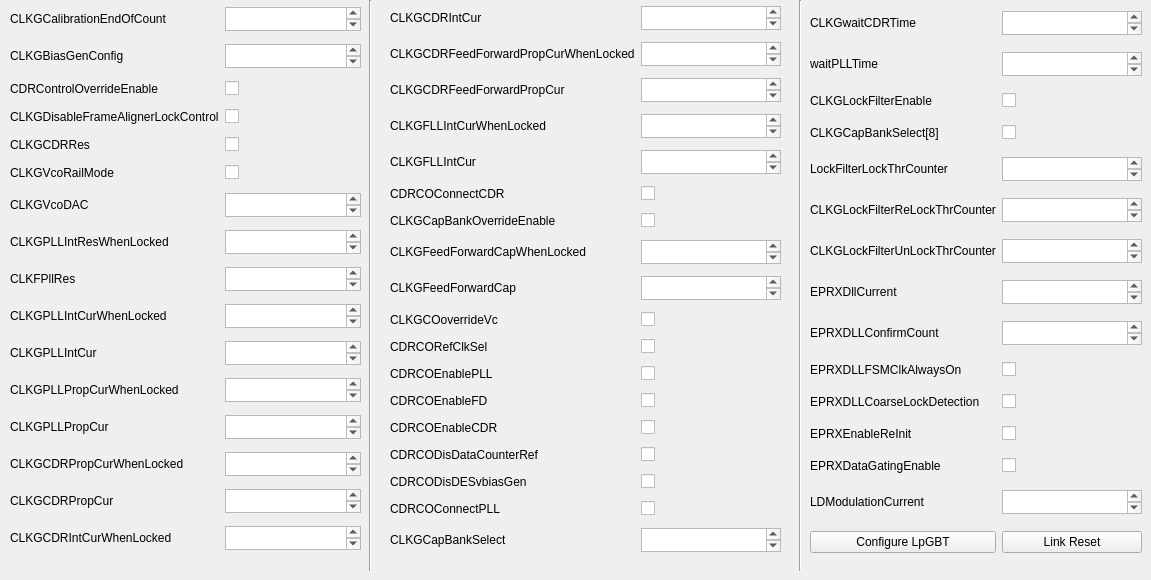
      <widget class="QWidget" name="Addr3257Tab">
       <attribute name="title">
        <string>2.1-2.3</string>
       </attribute>
       <widget class="QWidget" name="gridLayoutWidget_3">
        <property name="geometry">
         <rect>
          <x>10</x>
          <y>0</y>
          <width>351</width>
          <height>571</height>
         </rect>
        </property>
        <layout class="QGridLayout" name="gridLayout">
         <item row="6" column="1">
          <widget class="QPlainTextEdit" name="lpgbtclkgconfig1CLKGVcoDACBox">
           <property name="maximumSize">
            <size>
             <width>16777215</width>
             <height>24</height>
            </size>
           </property>
          </widget>
         </item>
         <item row="13" column="1">
          <widget class="QPlainTextEdit" name="lpgbtclkgcdrpropcurPropCurWhenLockedBox">
           <property name="maximumSize">
            <size>
             <width>16777215</width>
             <height>24</height>
            </size>
           </property>
          </widget>
         </item>
         <item row="5" column="1">
          <widget class="QCheckBox" name="lpgbtclkgconfig1CLKGVcoRailModeBox">
           <property name="text">
            <string/>
           </property>
          </widget>
         </item>
         <item row="6" column="0">
          <widget class="QLabel" name="lpgbtconfig1CLKGVcoDACLabel">
           <property name="text">
            <string>CLKGVcoDAC</string>
           </property>
          </widget>
         </item>
         <item row="3" column="0">
          <widget class="QLabel" name="lpgbtclkgconfig0CLKGDisablFrameAlignerLockControlLabel">
           <property name="text">
            <string>CLKGDisableFrameAlignerLockControl</string>
           </property>
          </widget>
         </item>
         <item row="4" column="0">
          <widget class="QLabel" name="lpgbtclkgconfig1CLKGCDRResLabel">
           <property name="text">
            <string>CLKGCDRRes</string>
           </property>
          </widget>
         </item>
         <item row="3" column="1">
          <widget class="QCheckBox" name="lpgbtclkgconfig1CLKGDisableFrameAlignerLockControlBox">
           <property name="text">
            <string/>
           </property>
          </widget>
         </item>
         <item row="13" column="0">
          <widget class="QLabel" name="lpgbtCLKGCDRPropCurWhenLockedLabel">
           <property name="text">
            <string>CLKGCDRPropCurWhenLocked</string>
           </property>
          </widget>
         </item>
         <item row="5" column="0">
          <widget class="QLabel" name="lpgbtclkgconfig1CLKGVcoRailModeLabel">
           <property name="text">
            <string>CLKGVcoRailMode</string>
           </property>
          </widget>
         </item>
         <item row="4" column="1">
          <widget class="QCheckBox" name="lpgbtclkgconfig1CLKGCDRResBox">
           <property name="text">
            <string/>
           </property>
          </widget>
         </item>
         <item row="2" column="0">
          <widget class="QLabel" name="lpgbtclkgconfig1CDRControlOverrideEnableLabel">
           <property name="text">
            <string>CDRControlOverrideEnable</string>
           </property>
          </widget>
         </item>
         <item row="0" column="0">
          <widget class="QLabel" name="lpgbtclkgconfig0CLKGCalibrationEndOfCountLabel">
           <property name="text">
            <string>CLKGCalibrationEndOfCount</string>
           </property>
          </widget>
         </item>
         <item row="2" column="1">
          <widget class="QCheckBox" name="lpgbtclkgconfig1CDRControlOverrideEnableBox">
           <property name="text">
            <string/>
           </property>
          </widget>
         </item>
         <item row="1" column="1">
          <widget class="QPlainTextEdit" name="lpgbtclkgconfig0CLKGBiasGenConfigBox">
           <property name="maximumSize">
            <size>
             <width>16777215</width>
             <height>24</height>
            </size>
           </property>
          </widget>
         </item>
         <item row="10" column="1">
          <widget class="QPlainTextEdit" name="lpgbtclkgpllintcurIntCurBox">
           <property name="maximumSize">
            <size>
             <width>16777215</width>
             <height>24</height>
            </size>
           </property>
          </widget>
         </item>
         <item row="14" column="1">
          <widget class="QPlainTextEdit" name="lpgbtclkgcdrpropcurPropCurBox">
           <property name="maximumSize">
            <size>
             <width>16777215</width>
             <height>24</height>
            </size>
           </property>
          </widget>
         </item>
         <item row="11" column="0">
          <widget class="QLabel" name="CLKGPLLPropCurWhenLockedLabel">
           <property name="text">
            <string>CLKGPLLPropCurWhenLocked</string>
           </property>
          </widget>
         </item>
         <item row="11" column="1">
          <widget class="QPlainTextEdit" name="lpgbtclkgpllpropcurPropCurWhenLockedBox">
           <property name="maximumSize">
            <size>
             <width>16777215</width>
             <height>24</height>
            </size>
           </property>
          </widget>
         </item>
         <item row="14" column="0">
          <widget class="QLabel" name="lpgbtCLKGCDRPropCurLabel">
           <property name="text">
            <string>CLKGCDRPropCur</string>
           </property>
          </widget>
         </item>
         <item row="7" column="0">
          <widget class="QLabel" name="lpgbtclkgpllresCLKGPLLIntResWhenLockedLabel">
           <property name="text">
            <string>CLKGPLLIntResWhenLocked</string>
           </property>
          </widget>
         </item>
         <item row="8" column="0">
          <widget class="QLabel" name="lpgbtclkgpllresCLKFPllResLabel">
           <property name="text">
            <string>CLKFPllRes</string>
           </property>
          </widget>
         </item>
         <item row="7" column="1">
          <widget class="QPlainTextEdit" name="lpgbtclkgpllresCLKGPLLIntResWhenLockedBox">
           <property name="maximumSize">
            <size>
             <width>16777215</width>
             <height>24</height>
            </size>
           </property>
          </widget>
         </item>
         <item row="9" column="0">
          <widget class="QLabel" name="lpgbtclkgpllintcurIntCurWhenLockedLabel">
           <property name="text">
            <string>CLKGPLLIntCurWhenLocked</string>
           </property>
          </widget>
         </item>
         <item row="12" column="0">
          <widget class="QLabel" name="lpgbtCLKGPLLPropCurLabel">
           <property name="maximumSize">
            <size>
             <width>16777215</width>
             <height>24</height>
            </size>
           </property>
           <property name="text">
            <string>CLKGPLLPropCur</string>
           </property>
          </widget>
         </item>
         <item row="12" column="1">
          <widget class="QPlainTextEdit" name="lpgbtclkgpllpropcurPropCurBox">
           <property name="maximumSize">
            <size>
             <width>16777215</width>
             <height>24</height>
            </size>
           </property>
          </widget>
         </item>
         <item row="10" column="0">
          <widget class="QLabel" name="lpgbtCLKGPLLIntCurLabel">
           <property name="text">
            <string>CLKGPLLIntCur</string>
           </property>
          </widget>
         </item>
         <item row="9" column="1">
          <widget class="QPlainTextEdit" name="lpgbtclkgpllintcurIntCurWhenLockedBox">
           <property name="maximumSize">
            <size>
             <width>16777215</width>
             <height>24</height>
            </size>
           </property>
          </widget>
         </item>
         <item row="8" column="1">
          <widget class="QPlainTextEdit" name="lpgbtclkgpllresCLKFPllResBox">
           <property name="maximumSize">
            <size>
             <width>16777215</width>
             <height>24</height>
            </size>
           </property>
          </widget>
         </item>
         <item row="1" column="0">
          <widget class="QLabel" name="lpgbtclkgconfig0CLKGBiasGenConfigLabel">
           <property name="text">
            <string>CLKGBiasGenConfig</string>
           </property>
          </widget>
         </item>
         <item row="0" column="1">
          <widget class="QPlainTextEdit" name="lpgbtclkgconfig0CLKGCalibrationEndOfCountBox">
           <property name="maximumSize">
            <size>
             <width>16777215</width>
             <height>24</height>
            </size>
           </property>
          </widget>
         </item>
         <item row="15" column="0">
          <widget class="QLabel" name="lpgbtclkgcdrintcurIntCurWhenLockedLabel">
           <property name="text">
            <string>CLKGCDRIntCurWhenLocked</string>
           </property>
          </widget>
         </item>
         <item row="15" column="1">
          <widget class="QPlainTextEdit" name="lpgbtclkgcdrintcurIntCurWhenLockedBox">
           <property name="maximumSize">
            <size>
             <width>16777215</width>
             <height>24</height>
            </size>
           </property>
          </widget>
         </item>
        </layout>
       </widget>
       <widget class="Line" name="line_3">
        <property name="geometry">
         <rect>
          <x>790</x>
          <y>0</y>
          <width>21</width>
          <height>571</height>
         </rect>
        </property>
        <property name="orientation">
         <enum>Qt::Vertical</enum>
        </property>
       </widget>
       <widget class="Line" name="line_2">
        <property name="geometry">
         <rect>
          <x>360</x>
          <y>0</y>
          <width>20</width>
          <height>571</height>
         </rect>
        </property>
        <property name="orientation">
         <enum>Qt::Vertical</enum>
        </property>
       </widget>
       <widget class="QWidget" name="gridLayoutWidget_4">
        <property name="geometry">
         <rect>
          <x>390</x>
          <y>0</y>
          <width>391</width>
          <height>571</height>
         </rect>
        </property>
        <layout class="QGridLayout" name="gridLayout_3">
         <item row="8" column="0">
          <widget class="QLabel" name="lpgbtCLKGFeedForwardCapLabel">
           <property name="text">
            <string>CLKGFeedForwardCap</string>
           </property>
          </widget>
         </item>
         <item row="14" column="1">
          <widget class="QCheckBox" name="lpgbtclkgcntoverrideCDRCODisDataCounterRefBox">
           <property name="text">
            <string/>
           </property>
          </widget>
         </item>
         <item row="7" column="0">
          <widget class="QLabel" name="lpgbtCLKGFeedForwardCapWhenLockedLabel">
           <property name="text">
            <string>CLKGFeedForwardCapWhenLocked</string>
           </property>
          </widget>
         </item>
         <item row="4" column="1">
          <widget class="QPlainTextEdit" name="lpgbtclkgfllintcurIntCurBox">
           <property name="maximumSize">
            <size>
             <width>16777215</width>
             <height>24</height>
            </size>
           </property>
          </widget>
         </item>
         <item row="6" column="0">
          <widget class="QLabel" name="lpgbtCLKGCapBankOverrideEnableLabel">
           <property name="text">
            <string>CLKGCapBankOverrideEnable</string>
           </property>
          </widget>
         </item>
         <item row="7" column="1">
          <widget class="QPlainTextEdit" name="lpgbtclkgffcapCLKGFeedForwardCapWhenLockedBox">
           <property name="maximumSize">
            <size>
             <width>16777215</width>
             <height>24</height>
            </size>
           </property>
          </widget>
         </item>
         <item row="4" column="0">
          <widget class="QLabel" name="lpgbtCLKGFLLIntCurLabel">
           <property name="text">
            <string>CLKGFLLIntCur</string>
           </property>
          </widget>
         </item>
         <item row="1" column="1">
          <widget class="QPlainTextEdit" name="lpgbtclkgcdrffpropcurPropCurWhenLockedBox">
           <property name="maximumSize">
            <size>
             <width>16777215</width>
             <height>24</height>
            </size>
           </property>
          </widget>
         </item>
         <item row="9" column="0">
          <widget class="QLabel" name="lpgbtCLKGCOoverrideVcLabel">
           <property name="text">
            <string>CLKGCOoverrideVc</string>
           </property>
          </widget>
         </item>
         <item row="1" column="0">
          <widget class="QLabel" name="lpgbtCLKGCDRFeedForwardPropCurWhenLockedLabel">
           <property name="text">
            <string>CLKGCDRFeedForwardPropCurWhenLocked</string>
           </property>
          </widget>
         </item>
         <item row="15" column="0">
          <widget class="QLabel" name="label_12">
           <property name="text">
            <string>CDRCODisDESvbiasGen</string>
           </property>
          </widget>
         </item>
         <item row="5" column="1">
          <widget class="QCheckBox" name="lpgbtclkgffcapCDRCOConnectCDRBox">
           <property name="text">
            <string/>
           </property>
          </widget>
         </item>
         <item row="3" column="0">
          <widget class="QLabel" name="lpgbtCLKGFLLIntCurWhenLockedLabel">
           <property name="text">
            <string>CLKGFLLIntCurWhenLocked</string>
           </property>
          </widget>
         </item>
         <item row="0" column="0">
          <widget class="QLabel" name="lpgbtCLKGCDRIntCurLabel">
           <property name="text">
            <string>CLKGCDRIntCur</string>
           </property>
          </widget>
         </item>
         <item row="11" column="1">
          <widget class="QCheckBox" name="lpgbtclkgcntoverrideCDRCOEnablePLLBox">
           <property name="text">
            <string/>
           </property>
          </widget>
         </item>
         <item row="14" column="0">
          <widget class="QLabel" name="lpgbtCDRCODisDataCounterRefLabel_2">
           <property name="text">
            <string>CDRCODisDataCounterRef</string>
           </property>
          </widget>
         </item>
         <item row="16" column="0">
          <widget class="QLabel" name="lpgbtCDRCOConnectPLLLabel">
           <property name="text">
            <string>CDRCOConnectPLL</string>
           </property>
          </widget>
         </item>
         <item row="8" column="1">
          <widget class="QPlainTextEdit" name="lpgbtclkgffcapCLKFeedForwardCapBox">
           <property name="maximumSize">
            <size>
             <width>16777215</width>
             <height>24</height>
            </size>
           </property>
          </widget>
         </item>
         <item row="3" column="1">
          <widget class="QPlainTextEdit" name="lpgbtclkgfllintcurIntCurWhenLockedBox">
           <property name="maximumSize">
            <size>
             <width>16777215</width>
             <height>24</height>
            </size>
           </property>
          </widget>
         </item>
         <item row="6" column="1">
          <widget class="QCheckBox" name="lpgbtclkgffcapCLKGCapBankOverrideEnableBox">
           <property name="text">
            <string/>
           </property>
          </widget>
         </item>
         <item row="2" column="1">
          <widget class="QPlainTextEdit" name="lpgbtclkgcdrffpropcurPropCurBox">
           <property name="maximumSize">
            <size>
             <width>16777215</width>
             <height>24</height>
            </size>
           </property>
          </widget>
         </item>
         <item row="11" column="0">
          <widget class="QLabel" name="lpgbtCDRCOEnablePLLlabel">
           <property name="text">
            <string>CDRCOEnablePLL</string>
           </property>
          </widget>
         </item>
         <item row="0" column="1">
          <widget class="QPlainTextEdit" name="lpgbtclkgcdrintcurIntCurBox">
           <property name="maximumSize">
            <size>
             <width>16777215</width>
             <height>24</height>
            </size>
           </property>
          </widget>
         </item>
         <item row="15" column="1">
          <widget class="QCheckBox" name="lpgbtclkgcntoverrideCDRCODisDESvbiasGenBox">
           <property name="text">
            <string/>
           </property>
          </widget>
         </item>
         <item row="12" column="0">
          <widget class="QLabel" name="lpgbtCDRCOEnableFDLabel">
           <property name="text">
            <string>CDRCOEnableFD</string>
           </property>
          </widget>
         </item>
         <item row="13" column="0">
          <widget class="QLabel" name="lpgbtCDRCOEnableCDRLabel_2">
           <property name="text">
            <string>CDRCOEnableCDR</string>
           </property>
          </widget>
         </item>
         <item row="9" column="1">
          <widget class="QCheckBox" name="lpgbtclkgcntoverrideCLKGCoverrideVcBox">
           <property name="text">
            <string/>
           </property>
          </widget>
         </item>
         <item row="5" column="0">
          <widget class="QLabel" name="lpgbtCDRCOConnectCDRLabel">
           <property name="text">
            <string>CDRCOConnectCDR</string>
           </property>
          </widget>
         </item>
         <item row="2" column="0">
          <widget class="QLabel" name="lpgbtCLKGCDRFeedForwardPropCurLabel">
           <property name="text">
            <string>CLKGCDRFeedForwardPropCur</string>
           </property>
          </widget>
         </item>
         <item row="10" column="1">
          <widget class="QCheckBox" name="lpgbtclkgcntoverrideCDRCORefClkSelBox">
           <property name="text">
            <string/>
           </property>
          </widget>
         </item>
         <item row="16" column="1">
          <widget class="QCheckBox" name="lpgbtclkgcntoverrideCDRCOConnectPLLBox">
           <property name="text">
            <string/>
           </property>
          </widget>
         </item>
         <item row="13" column="1">
          <widget class="QCheckBox" name="lpgbtclkgcntoverrideCDRCOEnableCDRBox">
           <property name="text">
            <string/>
           </property>
          </widget>
         </item>
         <item row="12" column="1">
          <widget class="QCheckBox" name="lpgbtclkgcntoverrideCDRCOEnableFDBox">
           <property name="text">
            <string/>
           </property>
          </widget>
         </item>
         <item row="10" column="0">
          <widget class="QLabel" name="lpgbtCDRCORefClkSelLabel">
           <property name="text">
            <string>CDRCORefClkSel</string>
           </property>
          </widget>
         </item>
         <item row="17" column="0">
          <widget class="QLabel" name="lpgbtclkgoverridecapbankCLKGCapBankSelectBox_2">
           <property name="text">
            <string>CLKGCapBankSelect</string>
           </property>
          </widget>
         </item>
         <item row="17" column="1">
          <widget class="QPlainTextEdit" name="lpgbtclkgoverridecapbankCLKGCapBankSelectBox">
           <property name="maximumSize">
            <size>
             <width>16777215</width>
             <height>24</height>
            </size>
           </property>
          </widget>
         </item>
        </layout>
       </widget>
       <widget class="QWidget" name="gridLayoutWidget_5">
        <property name="geometry">
         <rect>
          <x>810</x>
          <y>0</y>
          <width>332</width>
          <height>571</height>
         </rect>
        </property>
        <layout class="QGridLayout" name="gridLayout_4">
         <item row="7" column="1">
          <widget class="QPlainTextEdit" name="lpgbtclkglfconfig1LockFilterUnLockThrCounterBox">
           <property name="maximumSize">
            <size>
             <width>16777215</width>
             <height>24</height>
            </size>
           </property>
          </widget>
         </item>
         <item row="6" column="1">
          <widget class="QPlainTextEdit" name="lpgbtclkglfconfig1LockFilterReLockThrCounterBox">
           <property name="maximumSize">
            <size>
             <width>16777215</width>
             <height>24</height>
            </size>
           </property>
          </widget>
         </item>
         <item row="12" column="1">
          <widget class="QCheckBox" name="lpgbteprxdllconfigEnableReInitBox">
           <property name="text">
            <string/>
           </property>
          </widget>
         </item>
         <item row="13" column="1">
          <widget class="QCheckBox" name="lpgbteprxdllconfigDataGatingEnableBox">
           <property name="text">
            <string/>
           </property>
          </widget>
         </item>
         <item row="9" column="1">
          <widget class="QPlainTextEdit" name="lpgbteprxdllconfigConfirmCountBox">
           <property name="maximumSize">
            <size>
             <width>16777215</width>
             <height>24</height>
            </size>
           </property>
          </widget>
         </item>
         <item row="8" column="1">
          <widget class="QPlainTextEdit" name="lpgbteprxdllconfigDllCurrentBox">
           <property name="maximumSize">
            <size>
             <width>16777215</width>
             <height>24</height>
            </size>
           </property>
          </widget>
         </item>
         <item row="14" column="1">
          <widget class="QPlainTextEdit" name="lpgbtldconfighModulationCurrentBox">
           <property name="maximumSize">
            <size>
             <width>16777215</width>
             <height>24</height>
            </size>
           </property>
          </widget>
         </item>
         <item row="11" column="1">
          <widget class="QCheckBox" name="lpgbteprxdllconfigCoarseLockDetectionBox">
           <property name="text">
            <string/>
           </property>
          </widget>
         </item>
         <item row="10" column="1">
          <widget class="QCheckBox" name="lpgbteprxdllconfigFSMClkAlwaysOnBox">
           <property name="text">
            <string/>
           </property>
          </widget>
         </item>
         <item row="2" column="1">
          <widget class="QPlainTextEdit" name="lpgbtclkgwaittimewaitPLLTimeBox">
           <property name="maximumSize">
            <size>
             <width>16777215</width>
             <height>24</height>
            </size>
           </property>
          </widget>
         </item>
         <item row="3" column="1">
          <widget class="QCheckBox" name="lpgbtclkglfconfig0lockFilterEnableBox">
           <property name="text">
            <string/>
           </property>
          </widget>
         </item>
         <item row="5" column="1">
          <widget class="QPlainTextEdit" name="lpgbtclkglfconfig0LockFilterLockThrCounterBox">
           <property name="maximumSize">
            <size>
             <width>16777215</width>
             <height>24</height>
            </size>
           </property>
          </widget>
         </item>
         <item row="4" column="1">
          <widget class="QCheckBox" name="lpgbtclkglfconfig0CapBankSelectBox">
           <property name="text">
            <string/>
           </property>
          </widget>
         </item>
         <item row="9" column="0">
          <widget class="QLabel" name="lpgbteprxdllconfigConfirmCountLabel">
           <property name="text">
            <string>EPRXDLLConfirmCount</string>
           </property>
          </widget>
         </item>
         <item row="6" column="0">
          <widget class="QLabel" name="lpgbtclkglfconfig1LockFilterReLockThrCounterLabel">
           <property name="text">
            <string>CLKGLockFilterReLockThrCounter</string>
           </property>
          </widget>
         </item>
         <item row="8" column="0">
          <widget class="QLabel" name="lpgbteprxdllconfigDllCurrentLabel">
           <property name="text">
            <string>EPRXDllCurrent</string>
           </property>
          </widget>
         </item>
         <item row="13" column="0">
          <widget class="QLabel" name="lpgbteprxdllconfigDataGatingEnableLabel">
           <property name="text">
            <string>EPRXDataGatingEnable</string>
           </property>
          </widget>
         </item>
         <item row="14" column="0">
          <widget class="QLabel" name="lpgbtldconfighModulationCurrentLabel">
           <property name="text">
            <string>LDModulationCurrent</string>
           </property>
          </widget>
         </item>
         <item row="11" column="0">
          <widget class="QLabel" name="lpgbteprxdllconfigCoarseLockDetectionLabel">
           <property name="text">
            <string>EPRXDLLCoarseLockDetection</string>
           </property>
          </widget>
         </item>
         <item row="1" column="0">
          <widget class="QLabel" name="lpgbtclkgwaittimeCLKGwaitCDRTimeLabel">
           <property name="text">
            <string>CLKGwaitCDRTime</string>
           </property>
          </widget>
         </item>
         <item row="7" column="0">
          <widget class="QLabel" name="lpgbtclkglfconfig1UnLockFilterReLockThrCounterLabel">
           <property name="text">
            <string>CLKGLockFilterUnLockThrCounter</string>
           </property>
          </widget>
         </item>
         <item row="5" column="0">
          <widget class="QLabel" name="lpgbtclkglfconfig0LockFilterLockThrCounterLabel">
           <property name="text">
            <string>LockFilterLockThrCounter</string>
           </property>
          </widget>
         </item>
         <item row="3" column="0">
          <widget class="QLabel" name="lpgbtclkglfconfig0lockFilterEnableLabel">
           <property name="text">
            <string>CLKGLockFilterEnable</string>
           </property>
          </widget>
         </item>
         <item row="10" column="0">
          <widget class="QLabel" name="lpgbteprxdllconfigFSMClkAlwaysOnLabel">
           <property name="text">
            <string>EPRXDLLFSMClkAlwaysOn</string>
           </property>
          </widget>
         </item>
         <item row="2" column="0">
          <widget class="QLabel" name="lpgbtclkgwaitttimewaitPLLTimeLabel">
           <property name="text">
            <string>waitPLLTime</string>
           </property>
          </widget>
         </item>
         <item row="12" column="0">
          <widget class="QLabel" name="lpgbteprxdllconfigEnableReInitLabel">
           <property name="text">
            <string>EPRXEnableReInit</string>
           </property>
          </widget>
         </item>
         <item row="1" column="1">
          <widget class="QPlainTextEdit" name="lpgbtclkgwaittimewaitCDRTimeBox">
           <property name="maximumSize">
            <size>
             <width>16777215</width>
             <height>24</height>
            </size>
           </property>
          </widget>
         </item>
         <item row="4" column="0">
          <widget class="QLabel" name="lpgbtclkglfconfig0CLKGCapBankSelectLabel">
           <property name="text">
            <string>CLKGCapBankSelect[8]</string>
           </property>
          </widget>
         </item>
         <item row="15" column="0">
          <widget class="QPushButton" name="configureLpGBTButton">
           <property name="text">
            <string>Configure LpGBT</string>
           </property>
          </widget>
         </item>
         <item row="15" column="1">
          <widget class="QPushButton" name="linkResetPulseButton">
           <property name="text">
            <string>Link Reset</string>
           </property>
          </widget>
         </item>
        </layout>
       </widget>
      </widget>
